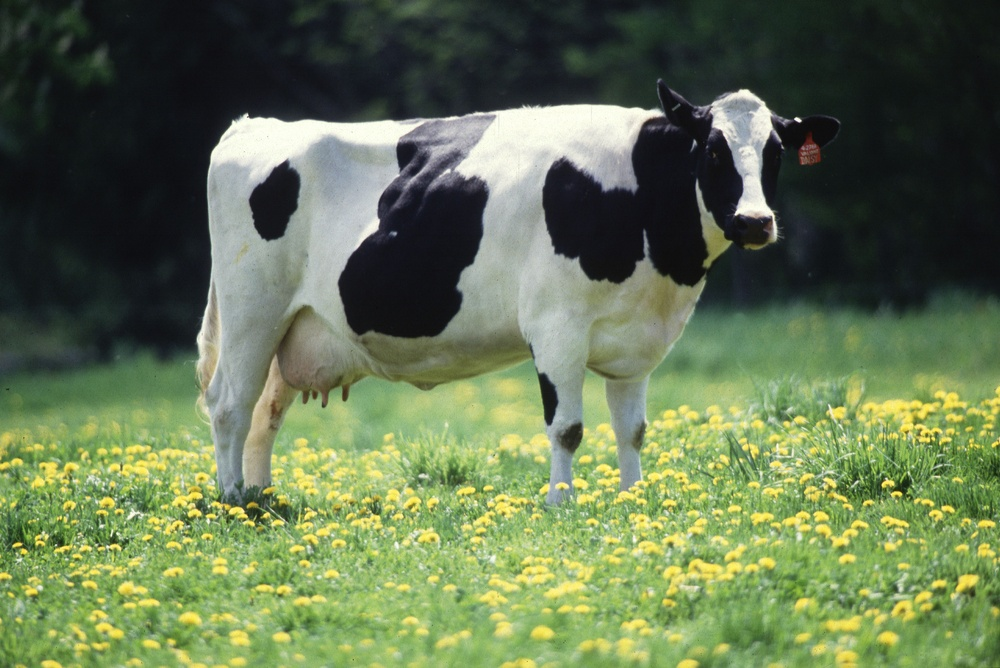
#> input picture Datas/Images/Cow.jpeg, 1000 x 668 px, shrunk from 2700 x 1803 before the run, found by its file name
$ python main.py
#> lines starting #> are read from the running program, lines starting #| are printed output that depends on the picture; after the words box and inside, x2 and y2 are one past the last pixel; in counts of white or black regions, pixels touching at a corner belong together
import cv2
import numpy as np
from pathlib import Path

project_root = Path(__file__).resolve().parents[4]
imagePath = project_root / "Datas" / "Images" / "cow.jpeg"
vidoePath = project_root / "Datas" / "Vidoes" / "Tomatos.mp4"

image = cv2.imread(imagePath)
#> image is the input picture: shape (668, 1000, 3); mean B, G, R 81.8, 116.4, 101
imageEdge = cv2.Canny(image, 150, 250)
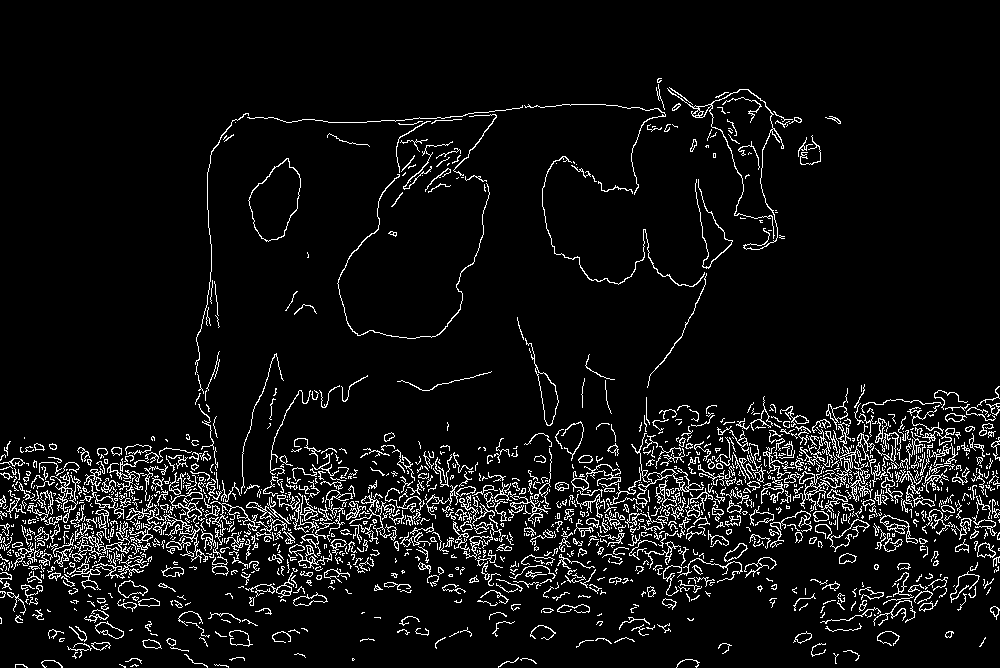
#> imageEdge: shape (668, 1000); 6.6% white in thin lines or dots, all inside (x1, y1, x2, y2) = (0, 78, 1000, 668)
# Making The White Borders Thicker
imageDilate = cv2.dilate(imageEdge, np.ones((3, 3), dtype=np.int8))
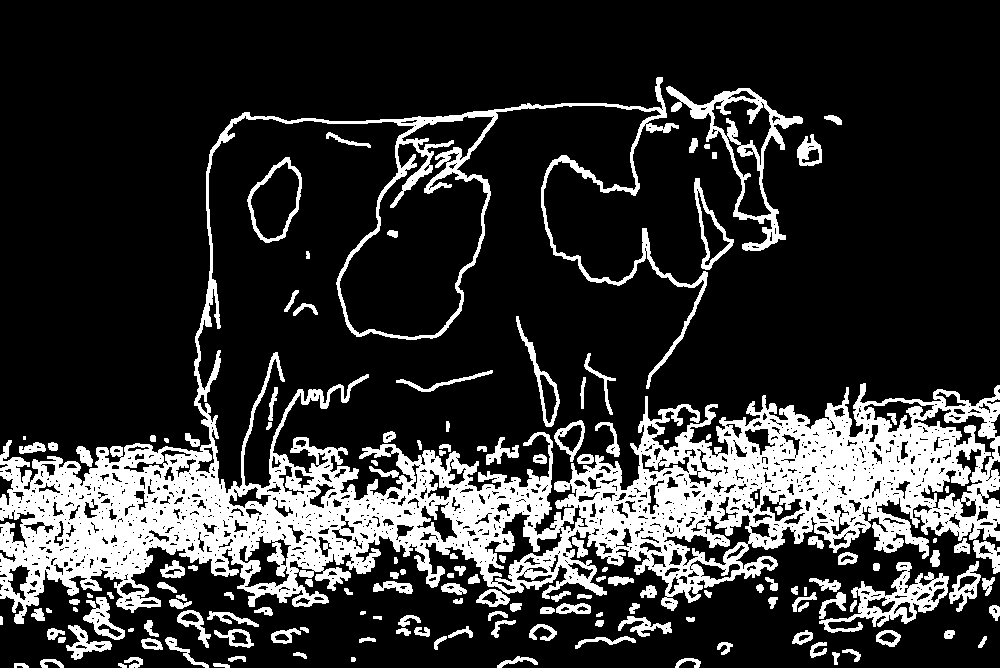
#> imageDilate: shape (668, 1000); 20.2% white; 154 white regions (4 under 20 px), largest, box (x1, y1, x2, y2) and area: (0, 77, 1000, 624) 107903, (666, 86, 803, 251) 3745, (819, 562, 949, 633) 2780
# Making The White Borders Slimmer (Oposite Of Above)
imageErode = cv2.erode(imageDilate, np.ones((3, 3), dtype=np.int8))
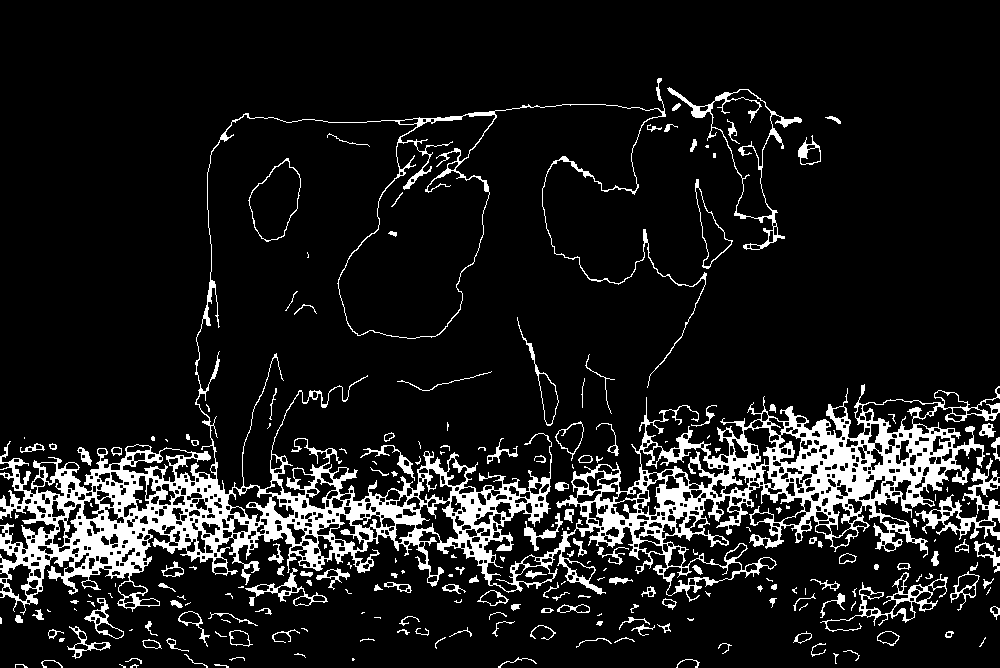
#> imageErode: shape (668, 1000); 11% white; 230 white regions (86 under 20 px), largest, box (x1, y1, x2, y2) and area: (0, 78, 1000, 615) 58004, (915, 458, 1000, 540) 1695, (667, 87, 802, 250) 1593

cv2.imshow("img", image)
cv2.imshow("imgEdge", imageEdge)
cv2.imshow("imgDilate", imageDilate)
cv2.imshow("imageErode", imageErode)
cv2.waitKey(0)

$ run again, with Datas/Images/StockImage.jpeg copied over Datas/Images/Cow.jpeg
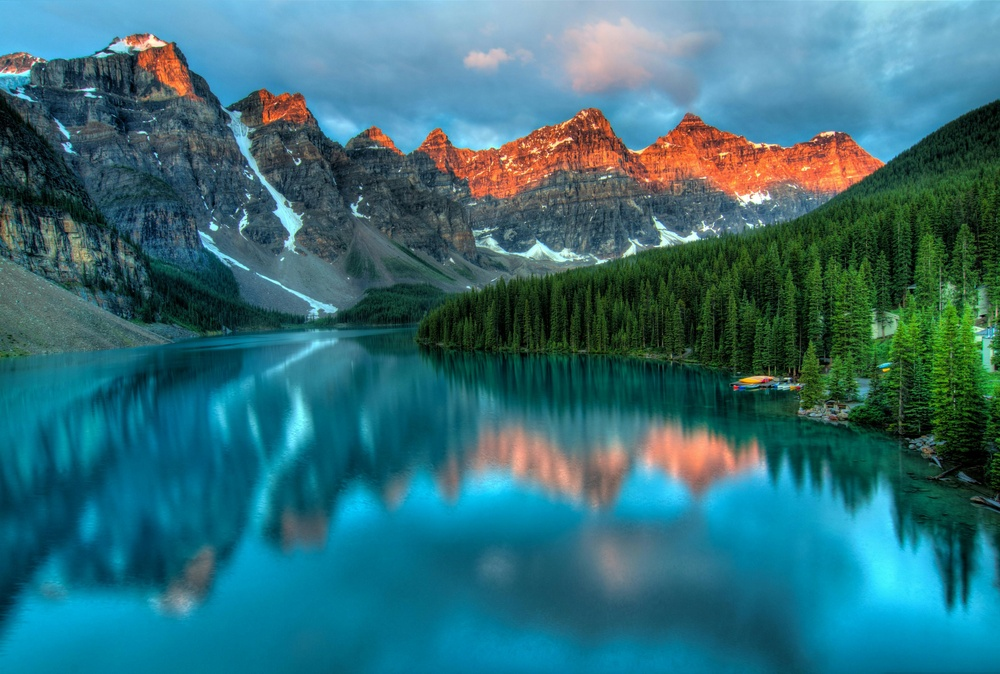
#> input picture Datas/Images/StockImage.jpeg, 1000 x 674 px, shrunk from 4226 x 2847 before the run, found by its file name
#> image is the input picture: shape (674, 1000, 3); mean B, G, R 121, 111.2, 51.4
#> `imageEdge = cv2.Canny(image, 150, 250)`:
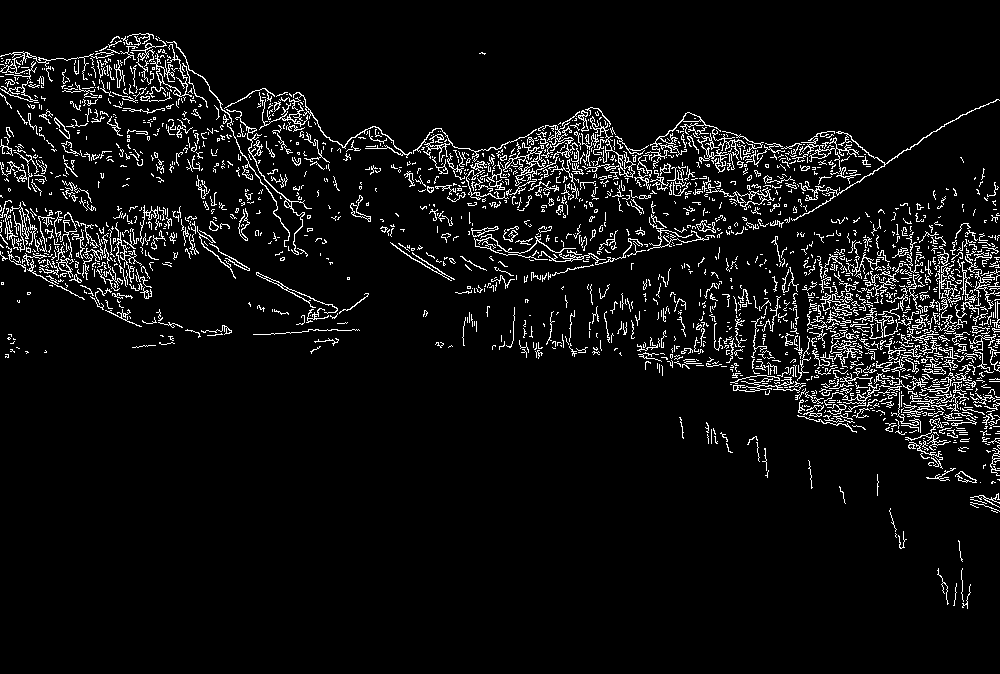
#> imageEdge: shape (674, 1000); 6.1% white in thin lines or dots, all inside (x1, y1, x2, y2) = (0, 33, 1000, 609)
#> imageDilate: shape (674, 1000); 18.4% white; 227 white regions (22 under 20 px), largest, box (x1, y1, x2, y2) and area: (0, 32, 1000, 258) 43932, (698, 217, 1000, 482) 38461, (0, 199, 251, 328) 11571
#> `imageErode = cv2.erode(imageDilate, np.ones((3, 3), dtype=np.int8))`:
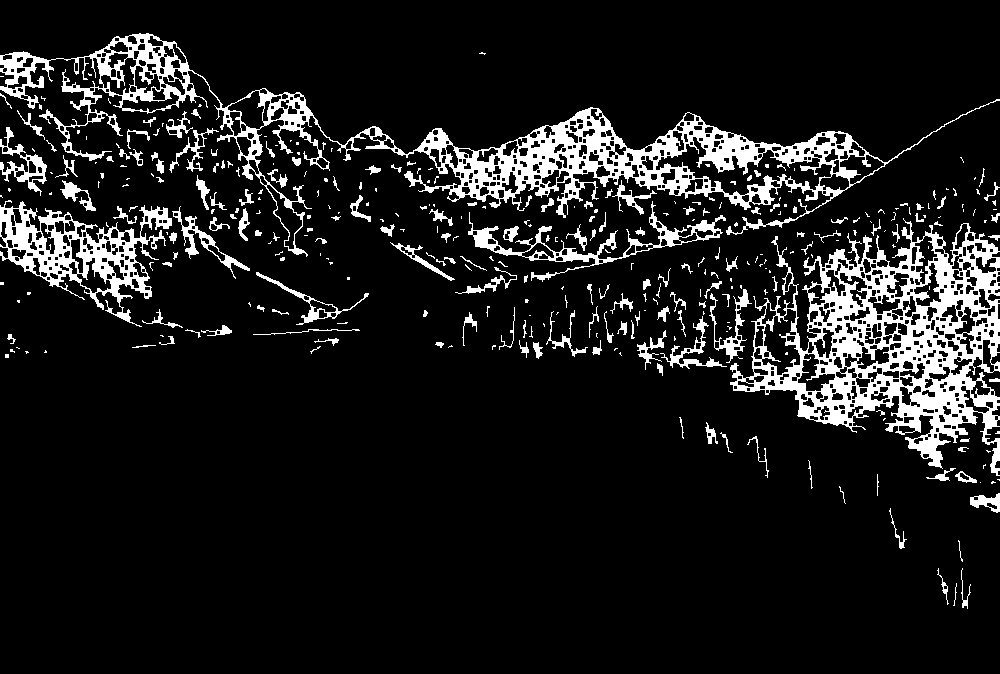
#> imageErode: shape (674, 1000); 10.8% white; 343 white regions (190 under 20 px), largest, box (x1, y1, x2, y2) and area: (0, 33, 1000, 257) 24799, (730, 218, 1000, 476) 23943, (0, 200, 172, 327) 6523
